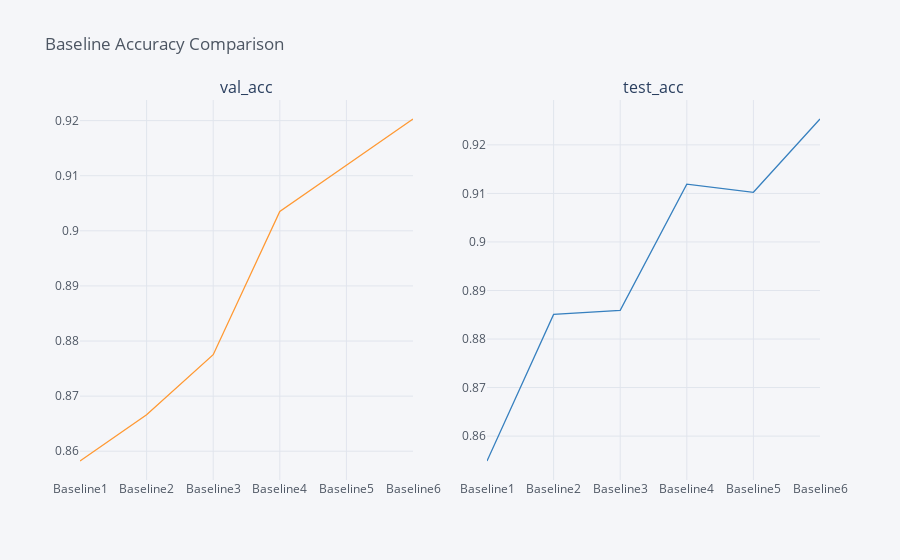

The notebook cell saved with this chart:
### Markdown cell above
## Plotting Baselines for comparisons:

### Code cell
ordered = ['val_acc','test_acc','val_auc','test_auc','val_f1','test_f1'] 
Baselines[ordered[:2]].iplot(subplots=True, subplot_titles=ordered[:2], legend=False, title = 'Baseline Accuracy Comparison')

### Figure 1 — Plotly figure (JSON) as saved in the notebook; plotly's stock layout.template omitted (floating-point values rounded to 4 significant figures)
{"data": [{"line": {"color": "rgba(255, 153, 51, 1.0)", "dash": "solid", "shape": "linear", "width": 1.3}, "mode": "lines", "name": "val_acc", "text": "", "type": "scatter", "x": ["Baseline1", "Baseline2", "Baseline3", "Baseline4", "Baseline5", "Baseline6"], "xaxis": "x", "y": [0.8582, 0.8666, 0.8775, 0.9035, 0.9119, 0.9203], "yaxis": "y"}, {"line": {"color": "rgba(55, 128, 191, 1.0)", "dash": "solid", "shape": "linear", "width": 1.3}, "mode": "lines", "name": "test_acc", "text": "", "type": "scatter", "x": ["Baseline1", "Baseline2", "Baseline3", "Baseline4", "Baseline5", "Baseline6"], "xaxis": "x2", "y": [0.8549, 0.8851, 0.8859, 0.9119, 0.9102, 0.9253], "yaxis": "y2"}], "layout": {"annotations": [{"font": {"size": 16}, "showarrow": false, "text": "val_acc", "x": 0.225, "xanchor": "center", "xref": "paper", "y": 1, "yanchor": "bottom", "yref": "paper"}, {"font": {"size": 16}, "showarrow": false, "text": "test_acc", "x": 0.775, "xanchor": "center", "xref": "paper", "y": 1, "yanchor": "bottom", "yref": "paper"}], "autosize": true, "legend": {"bgcolor": "#F5F6F9", "font": {"color": "#4D5663"}}, "paper_bgcolor": "#F5F6F9", "plot_bgcolor": "#F5F6F9", "showlegend": false, "title": {"font": {"color": "#4D5663"}, "text": "Baseline Accuracy Comparison"}, "xaxis": {"anchor": "y", "autorange": true, "domain": [0, 0.45], "gridcolor": "#E1E5ED", "range": [0, 5], "showgrid": true, "tickfont": {"color": "#4D5663"}, "title": {"font": {"color": "#4D5663"}, "text": ""}, "type": "category", "zerolinecolor": "#E1E5ED"}, "xaxis2": {"anchor": "y2", "autorange": true, "domain": [0.55, 1], "gridcolor": "#E1E5ED", "range": [0, 5], "showgrid": true, "tickfont": {"color": "#4D5663"}, "title": {"font": {"color": "#4D5663"}, "text": ""}, "type": "category", "zerolinecolor": "#E1E5ED"}, "yaxis": {"anchor": "x", "autorange": true, "domain": [0, 1], "gridcolor": "#E1E5ED", "range": [0.8548, 0.9238], "showgrid": true, "tickfont": {"color": "#4D5663"}, "title": {"font": {"color": "#4D5663"}, "text": ""}, "type": "linear", "zerolinecolor": "#E1E5ED"}, "yaxis2": {"anchor": "x2", "autorange": true, "domain": [0, 1], "gridcolor": "#E1E5ED", "range": [0.851, 0.9293], "showgrid": true, "tickfont": {"color": "#4D5663"}, "title": {"font": {"color": "#4D5663"}, "text": ""}, "type": "linear", "zerolinecolor": "#E1E5ED"}}}
